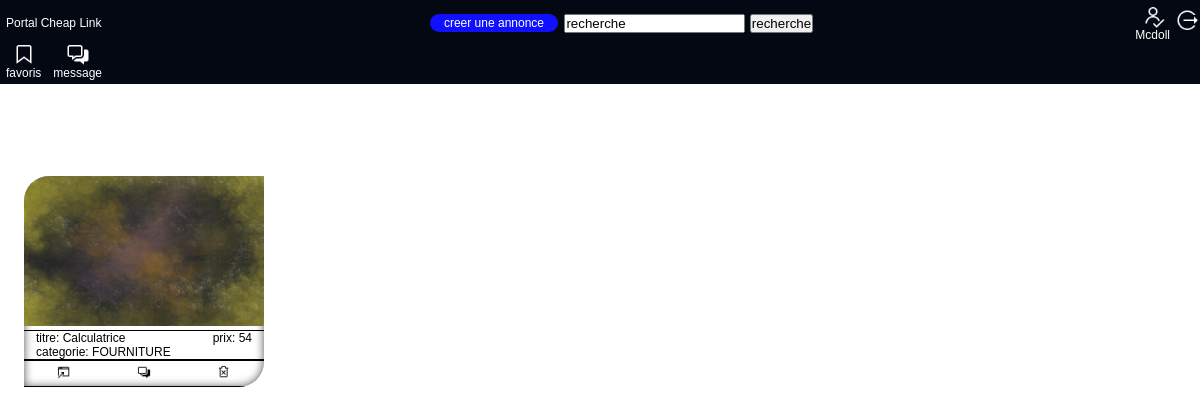
Page /favoris.php (signed in) on the committed database.
### tables this page shows
CREATE TABLE `annonce` (
  `id` int(11) NOT NULL,
  `titre` varchar(25) NOT NULL,
  `categorie_id` int(11) DEFAULT NULL,
  `auteur` int(11) DEFAULT NULL,
  `date_creation` date NOT NULL DEFAULT current_timestamp(),
  `prix` int(11) NOT NULL,
  `description` varchar(255) NOT NULL
);

CREATE TABLE `categories` (
  `id` int(11) NOT NULL,
  `titre` varchar(20) NOT NULL
);

### CallBack.php (called while the page is built, shortened)
<?php
require('./src/Model/Database.class.php');
require('./src/Model/Annonce.class.php');
$connect = new DataPDO;
$annonce = new Annonce;

### src/Model/Annonce.class.php (called while the page is built, shortened)
<?php
class Annonce{
    function getAnnonceById(int $id){
        $sql="SELECT
                annonce.titre,
                categories.titre as cate,
                users.pseudo,
                auteur,
                date_creation,
                prix,
                description
            FROM
                annonce
            JOIN users ON users.id = annonce.auteur
            JOIN categories ON categories.id = annonce.categorie_id
            WHERE
                annonce.id =".$id;
        return htmlspecialchars($sql) ;
    }
    function getFavoris(int $user){
        $sql="SELECT
                favoris_id,
                annonce_id,
                user
            FROM
                `favoris`
            WHERE
                favoris.user =".$user;
        return htmlspecialchars($sql) ;
    }
}

### src/Model/Database.class.php (called while the page is built, shortened)
<?php
class DataPDO{
    private static $host = 'localhost';
    private static $dbname = 'datamarket';
    private static $user = '';
    private static $password = '';
    private static $option=[
        PDO::MYSQL_ATTR_INIT_COMMAND => 'SET NAMES utf8',
        PDO::FETCH_OBJ,
        PDO::ATTR_PERSISTENT => true,
    ];
    private static $connect;
    private function getPdo(){
        try{
            self::$connect = new PDO('mysql:host='.self::$host.';dbname='.self::$dbname.';charset=utf8;',
            self::$user,
            self::$password,
            self::$option
        );
        }
        catch(PDOException $exption){
            echo "ERREUR : ". $exption->getMessage();
        }
    }
    public function exePrepaQuery(string $sql){
        $result = self::$connect->prepare($sql);
        $result->execute();
        return $result;
    }
}

### favoris.php (the view, shortened to what this page needs)
<!doctype html>
<html lang="fr">
  <head>
    <link rel="stylesheet" href="./public/css/style_init.css">
    <link rel="stylesheet" href="./public/css/style_page.css">
    <?php include('./callback.php') ?>
  </head>
  <body>
    <?php include('./public/templates/header.php') ?>
    <main>
      <section class="favoris">
        <?php
          $favoris=$connect->exePrepaQuery($annonce->getFavoris($_SESSION['id']));
          foreach($favoris as $fav):
            $annonces= $connect->exePrepaQuery($annonce->getAnnonceById($fav['annonce_id']));
            foreach($annonces as $an):
        ?>
              <div class="annnceFav">
                <div class="imgFav">
                  <img src="./public/img/034166a5-9940-4c0c-9273-2a4dbe9d63a2.png"  alt="annonce">
                </div>
                <div class="DescriptionFav">
                  <span><p>titre: <?=$an['titre']?></p><p>prix: <?=$an['prix']?></p></span>
                  <p>categorie: <?=$an['cate'] ?> </p>
                </div>
                <div class="action">
                  <a href="./annonce.php?idAnnonce=<?=$fav['annonce_id']?>"><img src="./public/img/icon/icons8-ouvrir-en-fenêtre-32.png" alt="voir"></a>
                  <a href="./chat.php?receve=<?=$an['auteur']?>&cas=1"><img src="./public/img/icon/icons8-salon-de-discussion-32.png" alt="messagerie"></a>
                  <form action="<?=$_SERVER['PHP_SELF']?>" method="post">
                      <button type="submit" name="deleteFav"><img src="./public/img/icon/icons8-supprimer-pour-toujours-32.png" alt="supprimer"></button>
                  </form>
                </div>
              </div>
        <?php
              endforeach;
            endforeach;  ?>
      </section>
    </main>
</body>
</html>

### public/css/style_init.css (style rules this page uses)
* { margin: 0%; padding: 0%; list-style: none; text-decoration: none; font-family:'Franklin Gothic Medium', 'Arial Narrow', Arial, sans-serif; }
body { width: 100%; }
main { margin-top: 20vh; }

### public/css/style_page.css (style rules this page uses)
.favoris { display: flex; flex-wrap: wrap; width: 100%; }
.annnceFav { margin: 2vh 2vw; overflow: hidden; width: 20%; height: 20%; border-top-left-radius: 25px; border-bottom-right-radius: 25px; box-shadow: inset 0px 0px 10px #000000af; }
.imgFav { width: 100%; height: 60%; }
.imgFav img { width: 100%; height: 100%; }
.DescriptionFav { width: 100%; height: 30%; border-top: 1px solid #000000; border-bottom: 1px solid #000000; font-size: 1.5dvh; }
.DescriptionFav span,.DescriptionFav span+p { display: flex; justify-content: space-between; margin: 0vh 1vw; }
.action { display: flex; flex-direction: row; justify-content: space-around; width: 100%; height: 10%; padding: 0.5vh 0vw; border-top: 1px solid #000000; border-bottom: 1px solid #000000; font-size: 1.5dvh; }
.action form button { border: none; background: none; cursor: pointer; }
.action a img,.action form button img { width: 1.2vw; }

### rows in the picture
annonce: titre "Calculatrice", prix "54", categorie.titre "FOURNITURE"

### other values in the picture
$_SESSION['user'] "Mcdoll"
